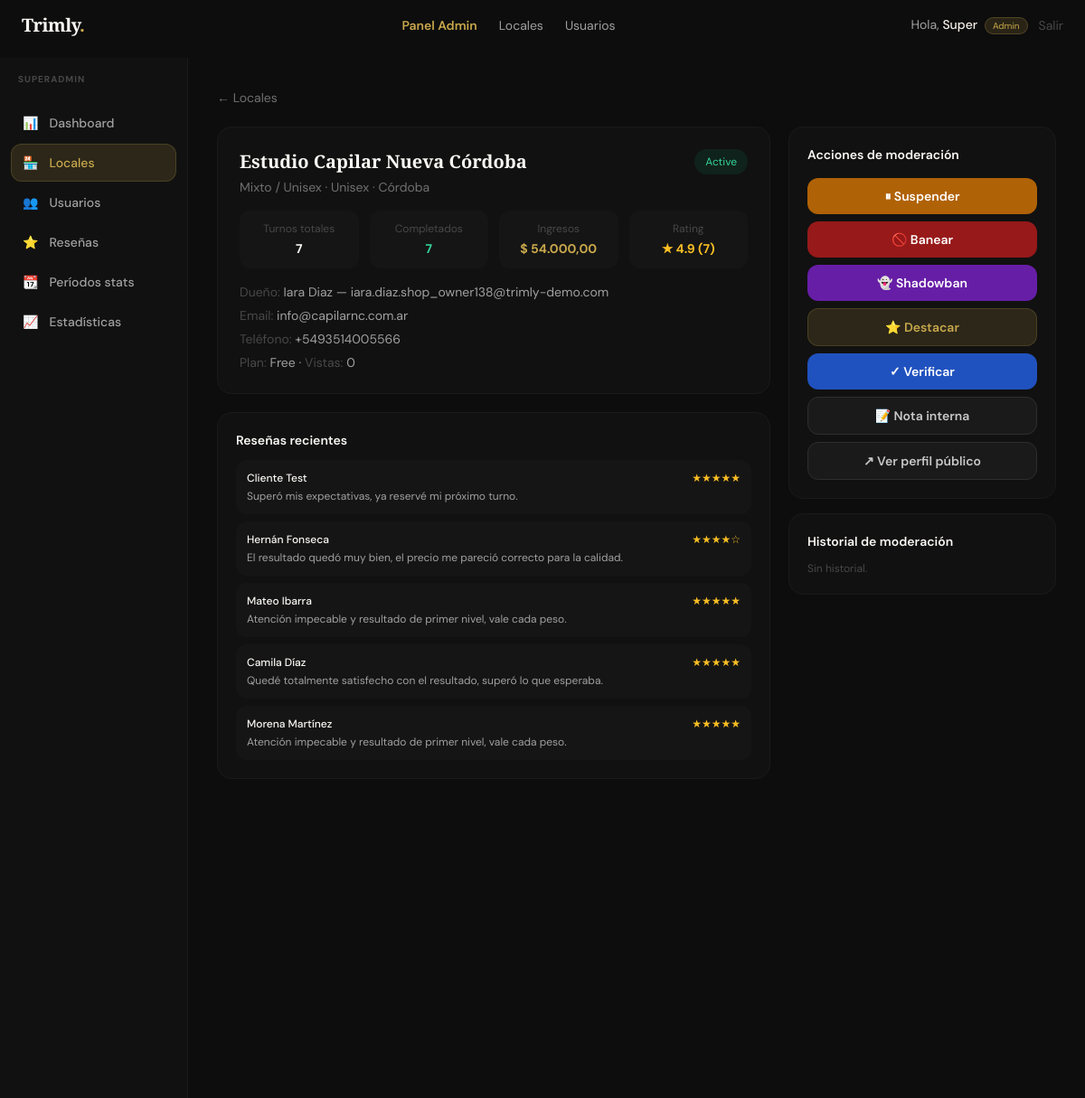
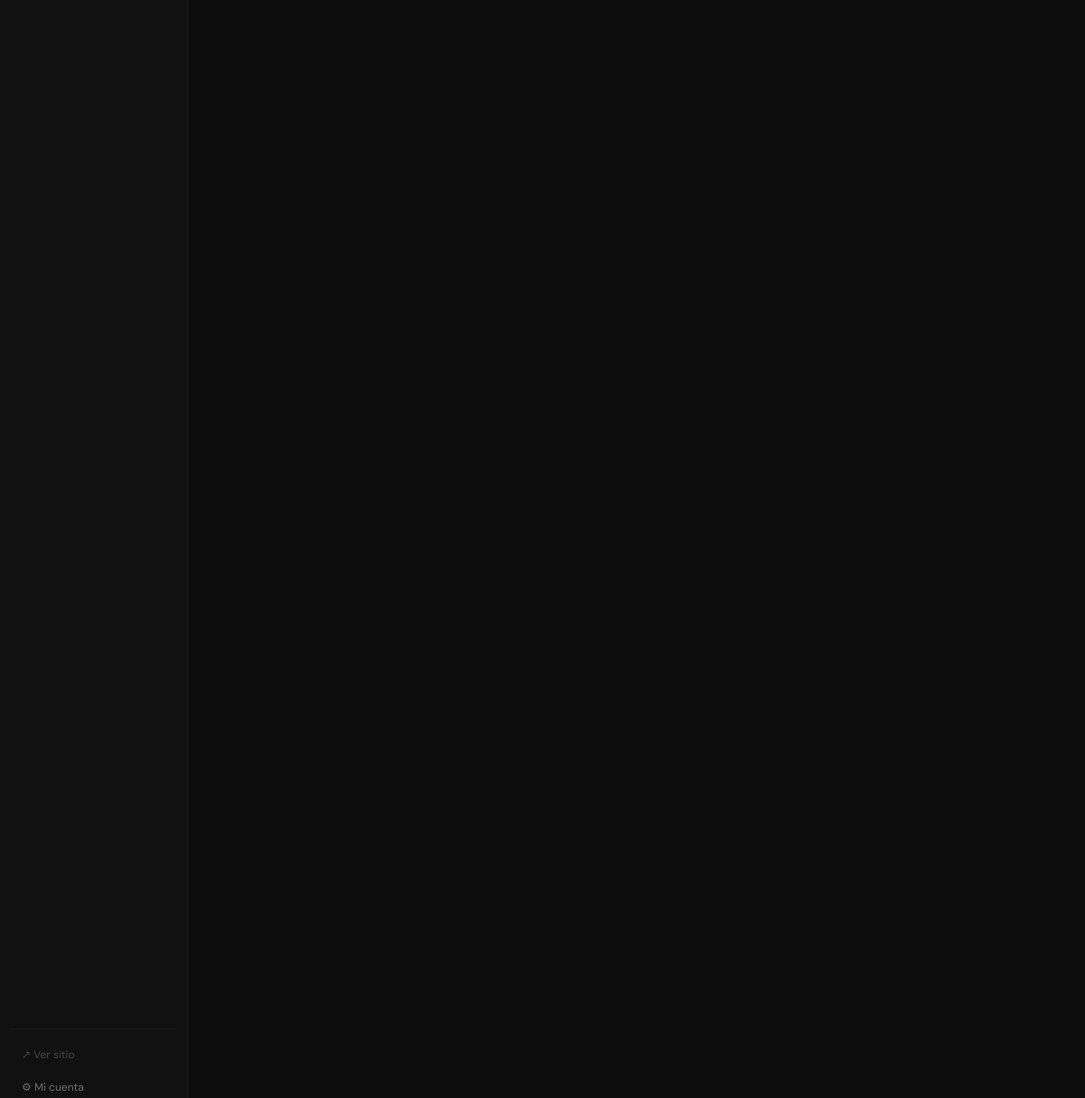
/trimly/admin/locales/19 (signed in), run on the app's committed database (2 pictures, top to bottom).
### tables this page shows
CREATE TABLE `shops` (
  `id` int UNSIGNED NOT NULL,
  `owner_id` int UNSIGNED NOT NULL,
  `name` varchar(120) NOT NULL,
  `slug` varchar(130) NOT NULL,
  `type` enum('barbershop','salon','mixed','nails','spa','tattoo','makeup','other') NOT NULL DEFAULT 'barbershop',
  `target_audience` enum('men','women','unisex') NOT NULL DEFAULT 'unisex',
  `description` text,
  `specialties` varchar(500) DEFAULT NULL,
  `amenities` varchar(500) DEFAULT NULL,
  `phone` varchar(30) DEFAULT NULL,
  `email` varchar(150) DEFAULT NULL,
  `website` varchar(255) DEFAULT NULL,
  `instagram` varchar(100) DEFAULT NULL,
  `facebook` varchar(100) DEFAULT NULL,
  `whatsapp` varchar(30) DEFAULT NULL,
  `logo` varchar(255) DEFAULT NULL,
  `cover_image` varchar(255) DEFAULT NULL,
  `address` varchar(255) DEFAULT NULL,
  `city` varchar(100) DEFAULT NULL,
  `province` varchar(100) DEFAULT NULL,
  `country` varchar(80) NOT NULL DEFAULT 'Argentina',
  `postal_code` varchar(20) DEFAULT NULL,
  `latitude` decimal(10,7) DEFAULT NULL,
  `longitude` decimal(10,7) DEFAULT NULL,
  `currency` char(3) NOT NULL DEFAULT 'ARS',
  `rating_avg` decimal(3,2) NOT NULL DEFAULT '0.00',
  `rating_count` int UNSIGNED NOT NULL DEFAULT '0',
  `status` enum('pending','active','suspended','closed') NOT NULL DEFAULT 'pending',
  `plan` enum('free','pro','premium') NOT NULL DEFAULT 'free',
  `plan_expires` date DEFAULT NULL,
  `verified` tinyint(1) NOT NULL DEFAULT '0',
  `featured` tinyint(1) NOT NULL DEFAULT '0',
  `views_count` int UNSIGNED NOT NULL DEFAULT '0',
  `is_shadowbanned` tinyint(1) NOT NULL DEFAULT '0',
  `suspension_reason` varchar(500) DEFAULT NULL,
  `suspension_until` datetime DEFAULT NULL,
  `ban_reason` varchar(500) DEFAULT NULL,
  `created_at` datetime NOT NULL DEFAULT CURRENT_TIMESTAMP,
  `updated_at` datetime NOT NULL DEFAULT CURRENT_TIMESTAMP ON UPDATE CURRENT_TIMESTAMP,
  `suspension_public` tinyint(1) NOT NULL DEFAULT '1'
);

CREATE TABLE `users` (
  `id` int UNSIGNED NOT NULL,
  `name` varchar(100) NOT NULL,
  `email` varchar(150) NOT NULL,
  `phone` varchar(30) DEFAULT NULL,
  `password_hash` varchar(255) NOT NULL,
  `role` enum('superadmin','shop_owner','employee','client') NOT NULL DEFAULT 'client',
  `avatar` varchar(255) DEFAULT NULL,
  `email_verified` tinyint(1) NOT NULL DEFAULT '0',
  `verify_token` varchar(100) DEFAULT NULL,
  `reset_token` varchar(100) DEFAULT NULL,
  `reset_expires` datetime DEFAULT NULL,
  `status` enum('active','suspended','banned') NOT NULL DEFAULT 'active',
  `last_login` datetime DEFAULT NULL,
  `created_at` datetime NOT NULL DEFAULT CURRENT_TIMESTAMP,
  `updated_at` datetime NOT NULL DEFAULT CURRENT_TIMESTAMP ON UPDATE CURRENT_TIMESTAMP,
  `ban_reason` varchar(500) DEFAULT NULL,
  `suspended_until` datetime DEFAULT NULL
);

CREATE TABLE `reviews` (
  `id` int UNSIGNED NOT NULL,
  `appointment_id` int UNSIGNED NOT NULL,
  `shop_id` int UNSIGNED NOT NULL,
  `client_id` int UNSIGNED DEFAULT NULL,
  `rating` tinyint UNSIGNED NOT NULL,
  `rating_cleanliness` tinyint DEFAULT NULL,
  `rating_punctuality` tinyint DEFAULT NULL,
  `rating_value` tinyint DEFAULT NULL,
  `comment` text,
  `reply` text,
  `reply_at` datetime DEFAULT NULL,
  `is_visible` tinyint(1) NOT NULL DEFAULT '1',
  `report_count` tinyint UNSIGNED NOT NULL DEFAULT '0',
  `flagged_at` datetime DEFAULT NULL,
  `helpful_count` int UNSIGNED NOT NULL DEFAULT '0',
  `created_at` datetime NOT NULL DEFAULT CURRENT_TIMESTAMP
);

### app/Views/admin/shop_detail.php (the view, shortened to what the rows shown need)
<div class="flex min-h-screen pt-16 pb-16 lg:pb-0">
<main class="flex-1 p-5 lg:p-8 overflow-x-hidden min-w-0">
  <div class="grid grid-cols-1 lg:grid-cols-3 gap-5">
    <div class="lg:col-span-2 space-y-5">
      <div class="bg-ink-800 border border-ink-700 rounded-2xl p-6">
        <div class="flex flex-wrap items-start justify-between gap-3 mb-4">
          <div>
            <div class="flex flex-wrap items-center gap-2 mb-1">
              <h1 class="font-display text-xl font-bold text-cream-light"><?= e($shop['name']) ?></h1>
            </div>
            <p class="text-sm text-ink-400"><?= \App\Models\Shop::typeLabel($shop['type']) ?> · <?= \App\Models\Shop::audienceLabel($shop['target_audience']??'unisex') ?> · <?= e($shop['city']??'') ?></p>
          </div>
          <span class="text-xs px-3 py-1.5 rounded-full <?= $shop['status']==='active'?'bg-emerald-500/10 text-emerald-400':($shop['status']==='pending'?'bg-amber-500/10 text-amber-400':'bg-red-500/10 text-red-400') ?>"><?= ucfirst($shop['status']) ?></span>
        </div>
        <div class="text-sm text-ink-300 space-y-1.5">
          <p><span class="text-ink-500">Dueño:</span> <?= e($owner['name']??'—') ?> — <?= e($owner['email']??'') ?></p>
          <p><span class="text-ink-500">Email:</span> <?= e($shop['email']??'—') ?></p>
          <p><span class="text-ink-500">Teléfono:</span> <?= e($shop['phone']??'—') ?></p>
          <p><span class="text-ink-500">Plan:</span> <?= ucfirst($shop['plan']) ?> · <span class="text-ink-500">Vistas:</span> <?= number_format($shop['views_count']) ?></p>
        </div>
      </div>
      <?php if(!empty($reviews)): ?>
      <div class="bg-ink-800 border border-ink-700 rounded-2xl p-5">
        <h2 class="font-semibold text-cream-light mb-3 text-sm">Reseñas recientes</h2>
        <div class="space-y-2">
          <?php foreach($reviews as $r): ?>
          <div class="p-3 bg-ink-700/50 rounded-xl">
            <div class="flex items-center justify-between mb-1">
              <span class="text-xs font-medium text-cream-light"><?= e($r['client_name']) ?></span>
              <span class="text-amber-400 text-xs"><?= str_repeat('★',(int)$r['rating']) ?><?= str_repeat('☆',5-(int)$r['rating']) ?></span>
            </div>
            <p class="text-xs text-ink-300"><?= e(truncate($r['comment']??'',120)) ?></p>
          </div>
          <?php endforeach; ?>
        </div>
      </div>
      <?php endif; ?>
    </div>
    <div class="space-y-4">
      <div class="bg-ink-800 border border-ink-700 rounded-2xl p-5">
        <h2 class="font-semibold text-cream-light mb-4 text-sm">Acciones de moderación</h2>
      </div>
      <div class="bg-ink-800 border border-ink-700 rounded-2xl p-5">
        <h2 class="font-semibold text-cream-light mb-3 text-sm">Historial de moderación</h2>
        </div>
      </div>
    </div>
  </div>
</main>

### data on the page
shops: name "Estudio Capilar Nueva Córdoba", type "Mixto / Unisex", target_audience "Unisex", city "Córdoba", status "Active", email "info@capilarnc.com.ar", phone "+5493514005566", plan "Free", views_count "0"
users: name "Iara Diaz", email "iara.diaz.shop_owner138@trimly-demo.com"
reviews: client_name "Cliente Test", rating "★★★★★", comment "Superó mis expectativas, ya reservé mi próximo turno."
reviews: client_name "Hernán Fonseca", rating "★★★★", rating "☆", comment "El resultado quedó muy bien, el precio me pareció correcto para la calidad."
reviews: client_name "Mateo Ibarra", rating "★★★★★", comment "Atención impecable y resultado de primer nivel, vale cada peso."
reviews: client_name "Camila Díaz", rating "★★★★★", comment "Quedé totalmente satisfecho con el resultado, superó lo que esperaba."
reviews: client_name "Morena Martínez", rating "★★★★★", comment "Atención impecable y resultado de primer nivel, vale cada peso."

### other printed values
explode(' ',$user['name'])[0] "Super"
$item['icon'] "📊"
$item['label'] "Dashboard"
$item['icon'] "🏪"
$item['label'] "Locales"
$item['icon'] "👥"
$item['label'] "Usuarios"
$item['icon'] "⭐"
$item['label'] "Reseñas"
$item['icon'] "📆"
$item['label'] "Períodos stats"
$item['icon'] "📈"
$item['label'] "Estadísticas"
$l "Turnos totales"
$v "7"
